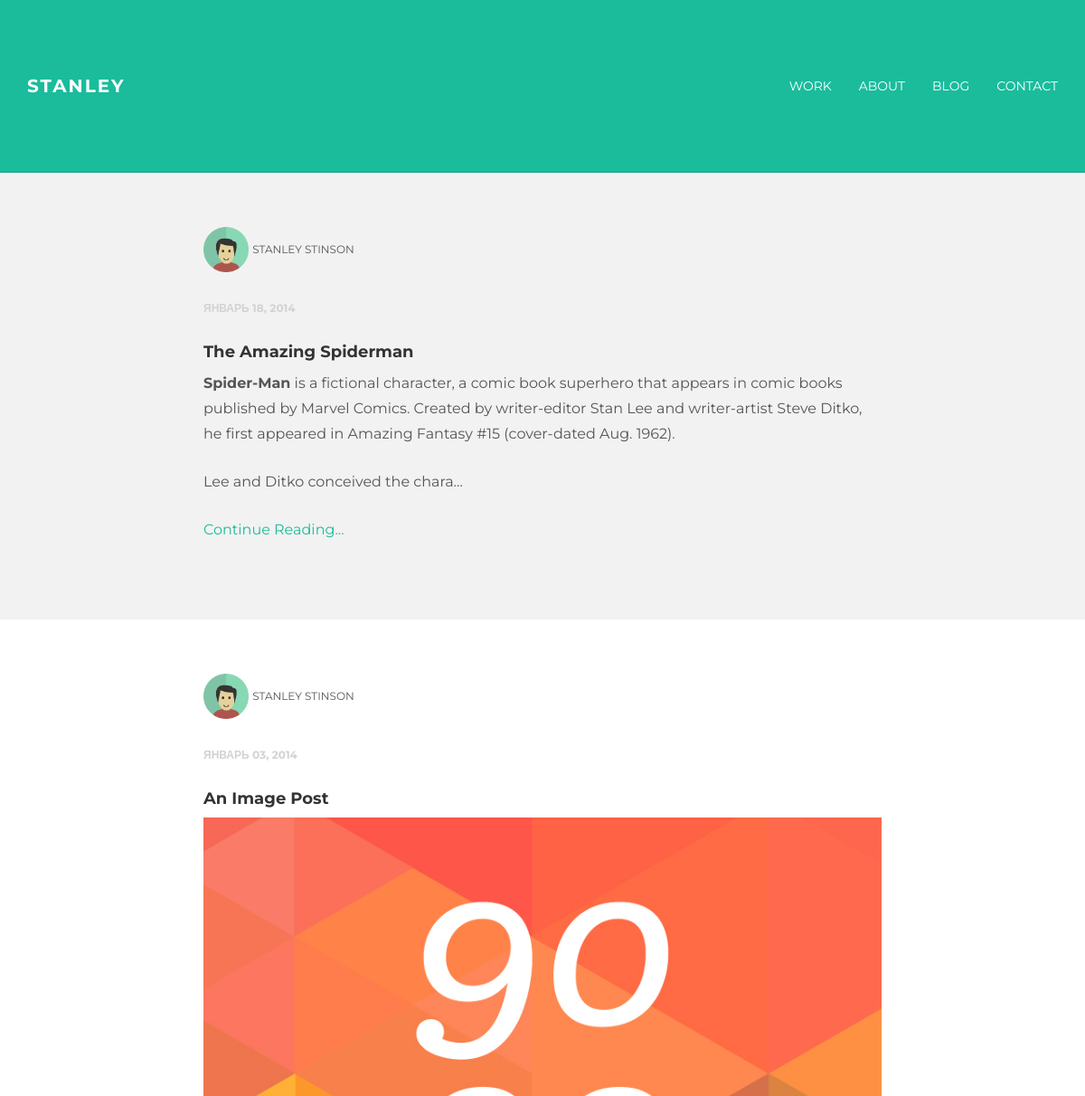
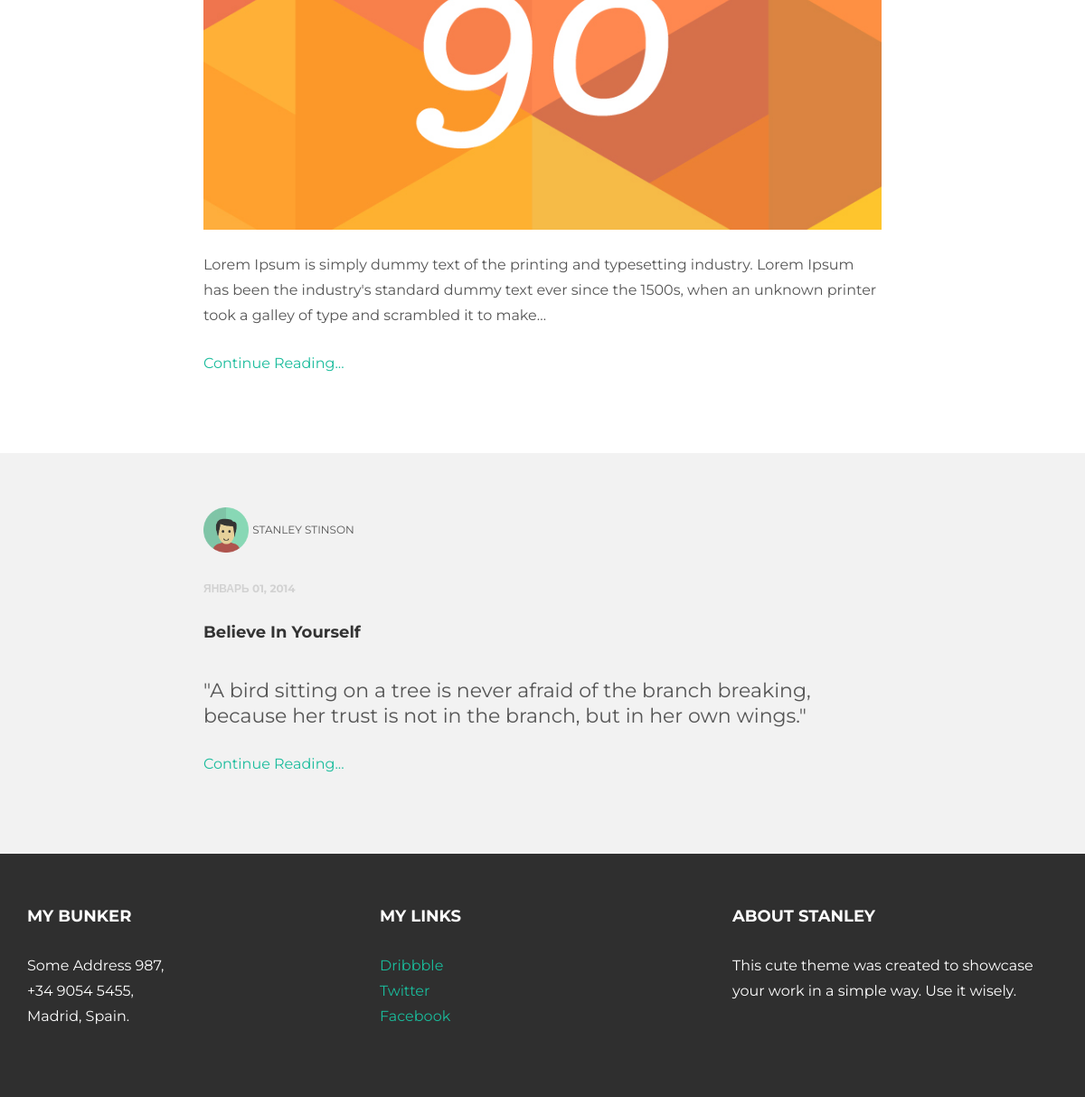
Screenshot of /blog/ with the database file from the repository (2 pictures, top to bottom).
### blog/models.py (models this page shows, shortened)
class Post(models.Model):
    author = models.ForeignKey(Author, on_delete=models.CASCADE)
    published_at = models.DateField(default=date.today)
    title = models.CharField(max_length=255)
    text = models.TextField(max_length=5000)

class Author(models.Model):
    avatar = models.ImageField(upload_to='static/img/avatars')
    name = models.CharField(max_length=100)

### blog/views.py (the view)
# urls.py: path('', views.blog, name='blog'),
def blog(request):
    posts = Post.objects.order_by('-published_at')
    return render(request, 'blog/blog.html', {'posts': posts})

### blog/templates/blog/blog.html
{% extends 'base.html' %}
{% block content %}
	{% for post in posts %}
		{% if forloop.counter|divisibleby:2 %}
			<div id="white">
		{% else %}
			<div id="grey">
		{% endif %}
			<div class="container">
				<div class="row">
					<div class="col-lg-8 col-lg-offset-2">
						<p><img src="{{ post.author.avatar.url }}" width="50px" height="50px"> <ba>{{ post.author.name }}</ba></p>
						<p><bd>{{ post.published_at|date:"F d, Y" }}</bd></p>
						<h4>{{ post.title }}</h4>
						{{ post.text|safe|truncatechars:300 }}
						<p><a href="{% url 'post_detail' id=post.id %}">Continue Reading...</a></p>
					</div>
				</div>
			</div>
		</div>
	{% endfor %}
{% endblock %}

### templates/base.html (shortened to what this page needs)
{% load static %}
<!DOCTYPE html>
<html lang="en">
  <head>
    <link href="{% static 'css/bootstrap.css' %}" rel="stylesheet">
    <link href="{% static 'css/main.css' %}" rel="stylesheet">
  </head>
  <body>
    <div class="navbar navbar-inverse navbar-static-top">
      <div class="container">
        <div class="navbar-header">
          <a class="navbar-brand" href="/">STANLEY</a>
        </div>
        <div class="navbar-collapse collapse">
          <ul class="nav navbar-nav navbar-right">
            <li><a href="{% url 'work' %}">Work</a></li>
            <li><a href="{% url 'about' %}">About</a></li>
            <li><a href="{% url 'blog' %}">Blog</a></li>
            <li><a href="{% url 'contact' %}">Contact</a></li>
          </ul>
        </div>
      </div>
    </div>
	{% block content %}
	{% endblock %}
	<div id="footer">
		<div class="container">
			<div class="row">
				<div class="col-lg-4">
					<h4>My Bunker</h4>
					<p>
						Some Address 987,<br/>
						+34 9054 5455, <br/>
						Madrid, Spain.
					</p>
				</div>
				<div class="col-lg-4">
					<h4>My Links</h4>
					<p>
						<a href="#">Dribbble</a><br/>
						<a href="#">Twitter</a><br/>
						<a href="#">Facebook</a>
					</p>
				</div>
				<div class="col-lg-4">
					<h4>About Stanley</h4>
					<p>This cute theme was created to showcase your work in a simple way. Use it wisely.</p>
				</div>
			</div>
		</div>
	</div>
  </body>
</html>

### static/css/main.css (style rules this page uses)
body { background-color: #ffffff; font-family: 'Montserrat', sans-serif; font-weight: 400; font-size: 14px; color: #555; -webkit-font-smoothing: antialiased; -webkit-overflow-scrolling: touch; }
h1, h2, h3, h4, h5, h6 { font-family: 'Montserrat', sans-serif; font-weight: 700; color: #333; }
p { line-height: 28px; margin-bottom: 25px; font-size: 16px; }
a { color: #1abc9c; word-wrap: break-word; -webkit-transition: color 0.1s ease-in, background 0.1s ease-in; -moz-transition: color 0.1s ease-in, background 0.1s ease-in; -ms-transition: color 0.1s ease-in, background 0.1s ease-in; -o-transition: color 0.1s ease-in, background 0.1s ease-in; transition: color 0.1s ease-in, background 0.1s ease-in; }
a:before, a:after { -webkit-transition: color 0.1s ease-in, background 0.1s ease-in; -moz-transition: color 0.1s ease-in, background 0.1s ease-in; -ms-transition: color 0.1s ease-in, background 0.1s ease-in; -o-transition: color 0.1s ease-in, background 0.1s ease-in; transition: color 0.1s ease-in, background 0.1s ease-in; }
.navbar { text-transform: uppercase; margin-bottom: 0px; }
.navbar-inverse { padding-bottom: 70px; padding-top: 70px; }
.navbar-inverse { background-color: #1abc9c; border-color: #16a085; }
.navbar-inverse .navbar-nav > li > a { color: white; }
.navbar-brand { font-weight: 700; font-size: 20px; letter-spacing: 2px; }
.navbar-inverse .navbar-brand { color: white; }
#footer { background-color: #2f2f2f; padding-top: 50px; padding-bottom: 50px; }
#footer p { color: white; }
#footer h4 { color: white; text-transform: uppercase; padding-bottom: 20px; }
#grey { padding-top: 60px; padding-bottom: 60px; background-color: #f2f2f2; }
#white { padding-top: 60px; padding-bottom: 60px; background-color: #ffffff; }
bd { font-size: 12px; text-transform: uppercase; color: #d2d2d2; font-weight: 700; }
ba { font-size: 12px; text-transform: uppercase; }
.bq { font-size: 22px; padding-top: 30px; }

### rows the page displays
Post: author.avatar (placeholder picture), author.name "STANLEY STINSON", published_at "ЯНВАРЬ 18, 2014", title "The Amazing Spiderman", text "Spider-Man is a fictional character, a comic book superhero that appears in comic books published by Marvel Comics. Created by writer-editor Stan Lee and writer-artist Steve Ditko, he first appeared in Amazing Fantasy #15 (cover-dated Aug. 1962). Lee and Ditko conceived the chara…"
Post: author.avatar (placeholder picture), author.name "STANLEY STINSON", published_at "ЯНВАРЬ 03, 2014", title "An Image Post", text (picture), text "Lorem Ipsum is simply dummy text of the printing and typesetting industry. Lorem Ipsum has been the industry's standard dummy text ever since the 1500s, when an unknown printer took a galley of type and scrambled it to make…"
Post: author.avatar (placeholder picture), author.name "STANLEY STINSON", published_at "ЯНВАРЬ 01, 2014", title "Believe In Yourself", text "\"A bird sitting on a tree is never afraid of the branch breaking, because her trust is not in the branch, but in her own wings.\""
